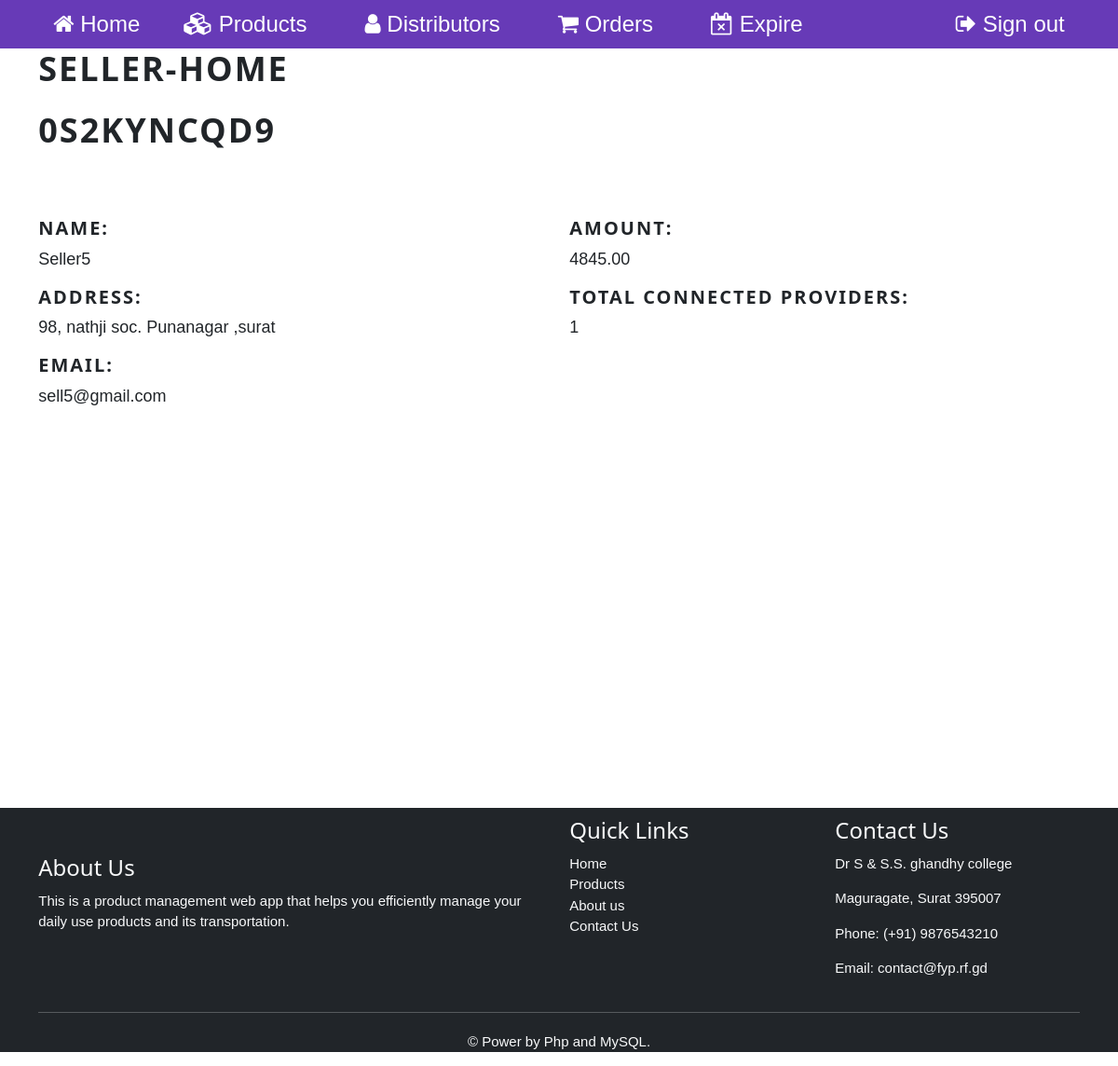
The app's page /s/home.php (signed in) with its own data.
### tables this page shows
CREATE TABLE `user_amount` (
  `r_id` int(9) NOT NULL,
  `f_user_id` varchar(16) NOT NULL DEFAULT 'f_id_null',
  `amount` decimal(10,2) NOT NULL DEFAULT 0.00
);

CREATE TABLE `users` (
  `user_id` varchar(16) NOT NULL DEFAULT 'user_id_null',
  `type` enum('producer','distributor','seller') NOT NULL,
  `name` varchar(255) NOT NULL DEFAULT 'name_null',
  `address` text NOT NULL DEFAULT 'address_null',
  `email` varchar(255) NOT NULL DEFAULT 'email_null',
  `password` varchar(255) NOT NULL DEFAULT 'password_null'
);

### s/php/home.fun.php (called while the page is built, shortened)
<?php
function selectAllInformation($userId)
{
    $data[] = null;
    $queryString = "SELECT name, address, email, amount FROM users JOIN user_amount ON user_id = f_user_id WHERE user_id = ?;";
    $dbConn = databaseConnector();
    $stmt = mysqli_stmt_init($dbConn);
    if (mysqli_stmt_prepare($stmt, $queryString)) {
        mysqli_stmt_bind_param($stmt, "s", $userId);
        mysqli_stmt_execute($stmt);
        $result = mysqli_stmt_get_result($stmt);
        $data = mysqli_fetch_assoc($result);
    }
    $queryString = "SELECT count(f_provider_id) AS total_connected_provider FROM users LEFT JOIN provider_client ON user_id = f_client_id WHERE user_id = ? AND status = 3;";
    if (mysqli_stmt_prepare($stmt, $queryString)) {
        mysqli_stmt_bind_param($stmt, "s", $userId);
        mysqli_stmt_execute($stmt);
        $result = mysqli_stmt_get_result($stmt);
        $data += mysqli_fetch_assoc($result);
    }
    return $data;
}

### s/home.php (the view, shortened to what this page needs)
<?php require_once("./01_head.php") ?>
<?php
try {
    require_once("./php/home.fun.php");
    $data = selectAllInformation($_SESSION["user_id"]);
} catch (Exception $e) {
    echo "ERROR MESSAGE: " . $e->getMessage();
}
?>
<div class="container" style="min-height: 100vh;">
    <div class="row">
        <h1 class="mb-4">Seller-Home</h1>
        <h1 class="mb-4"><?= $_SESSION["user_id"] ?></h1>
        <div class="col-md-6">
            <h4 class="mb-2">Name:</h4>
            <p class="lead"><?= $data["name"] ?></p>
            <h4 class="mb-2">Address:</h4>
            <p class="lead"><?= $data["address"] ?></p>
            <h4 class="mb-2">Email:</h4>
            <p class="lead"><?= $data["email"] ?></p>
        </div>
        <div class="col-md-6">
            <h4 class="mb-2">Amount:</h4>
            <p class="lead"><?= $data["amount"] ?></p>
            <h4 class="mb-2">Total Connected Providers:</h4>
            <p class="lead"><?= $data["total_connected_provider"] ?></p>
        </div>
    </div>
</div>
<?php require_once("./02_foot.php") ?>

### w3.css (style rules this page uses)
*,*:before,*:after { box-sizing:inherit }
html { -ms-text-size-adjust:100%;-webkit-text-size-adjust:100% }
body { margin:0 }
html,body { font-family:Verdana,sans-serif;font-size:15px;line-height:1.5 }
html { overflow-x:hidden }
h1 { font-size:36px }
h4 { font-size:20px }
h1,h2,h3,h4,h5,h6 { font-family:"Segoe UI",Arial,sans-serif;font-weight:400;margin:10px 0 }

### s/home.php (style rules this page uses)
h1, h4 { font-weight: bold; text-transform: uppercase; letter-spacing: 2px; }
.lead { font-size: 1.2rem; line-height: 1.5; }
.col-md-6 { margin-top: 40px; }
h1 { animation: slide-in-fwd-center 0.5s cubic-bezier(0.25, 0.46, 0.45, 0.94) both; }

### records on screen
user_amount: f_user.name "Seller5", f_user.address "98, nathji soc. Punanagar ,surat", f_user.email "sell5@gmail.com", amount "4845.00"

### other values on screen
$_SESSION["user_id"] "0S2KYNCQD9"
$data["total_connected_provider"] "1"
